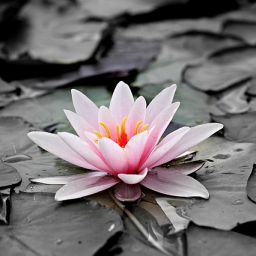
#> input picture Flor.jpg, 256 x 256 px
$ python convolve.py
#> lines starting #> are read from the running program, lines starting #| are printed output that depends on the picture
import numpy as np
import matplotlib.pyplot as plt
from timeit import timeit
from time import time
import scipy.signal
import cv2

# [10 lines left out: functions lecturaX, lecturaY, not called in this run]

def convolucion(x,y):
	r= np.convolve(x,y) #Operacion de convolucion de numpy
	return r

# [50 lines left out: functions convolucionF, maxLong, minLong, graficar, normalizar, maxValor, not called in this run]

#Codigo para aplicar la trasnformada de Fourier discreta
def transformadaF(data):
    vecF=np.fft.fft(data) #Operacion de transformada de Fourier de numpy
    return vecF

#Codigo para medir el tiempo de ejecucion de un segmento de codigo
# [14 lines left out: functions timeCode, transformarR1R2, not called in this run]

#Transformacion del arreglo unidimensional a bidimencional
def transformarR1R2(data,fil,col):
	matrixB=np.reshape(data,(fil,col))#
	return matrixB

def main():
	#obj=lecturaX()
	#psf=lecturaY()
	img=cv2.imread("Flor.jpg")
#> img is the input picture: shape (256, 256, 3); mean B, G, R 111.8, 110.4, 116
	psf=cv2.imread("PSF.png")
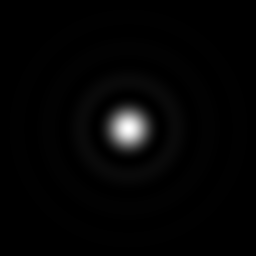
#> input picture PSF.png, 256 x 256 px
#> psf is the input picture: shape (256, 256, 3); min 0, max 255, mean 4.4
	#num=5.0
	#psf[0]=psf[0]*5.0
	#print(type(num))
	print('El tipo es: ',type(psf),type(psf[0]), np.shape(psf), len(psf.shape))
#| El tipo es:  <class 'numpy.ndarray'> <class 'numpy.ndarray'> (256, 256, 3) 3
	print(len(psf))
#| 256
	psf=np.reshape(psf[:,:,2],65536)
	img=np.reshape(img[:,:,2],65536)
	print('La nueva psf: ',len(psf.shape),' ', len(psf))
#| La nueva psf:  1   65536
	conv=np.convolve(psf,img)
	print('len: ',len(conv))
#| len:  131071
	conv=transformarR1R2(conv[0:131044],362,362)
#> in transformarR1R2, `matrixB=np.reshape(data,(fil,col))#`:
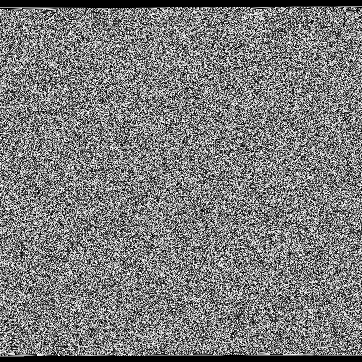
#> matrixB: shape (362, 362); min 0, max 255, mean 122.8
#> (the run stopped early here; a loop or call above may not have finished)
